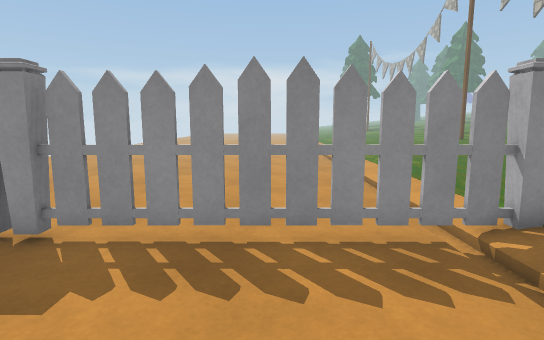
[1] (above)

16 first-person views from a walk through a scene from a Unity 3-D project. The camera is 1.2 m above the floor, tilts 8° down and sees 80° across. The floor is counted in squares, 0.5 m on a side. Each view is taken from the middle of a square. On the plan, view 1 faces up. The plan holds only what a view shows up to about 20 squares ahead; the rest is blank. The place goes on beyond the plan. Some surface patterns are stand-ins.

[2]
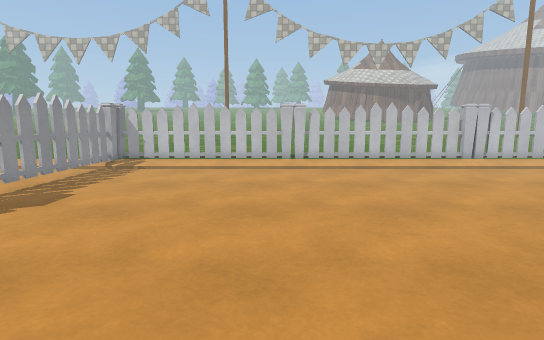

[3]
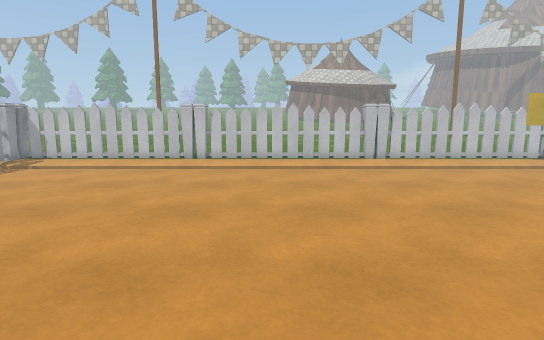

[4]
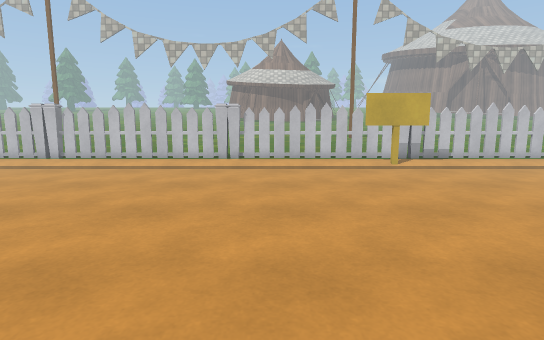

[5]
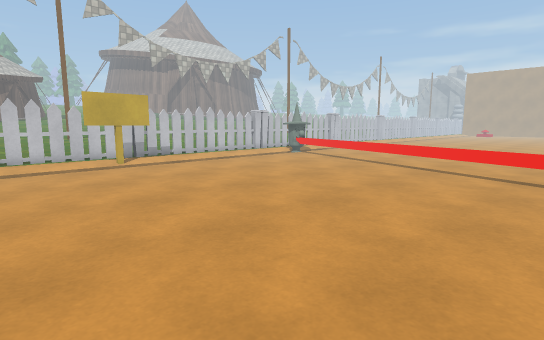

[6]
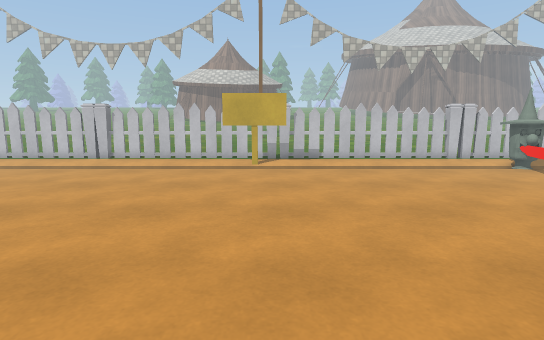

[7]
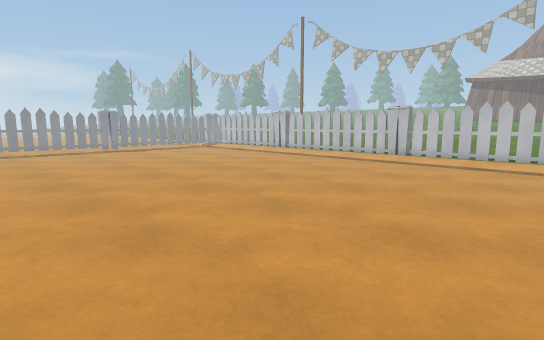

[8]
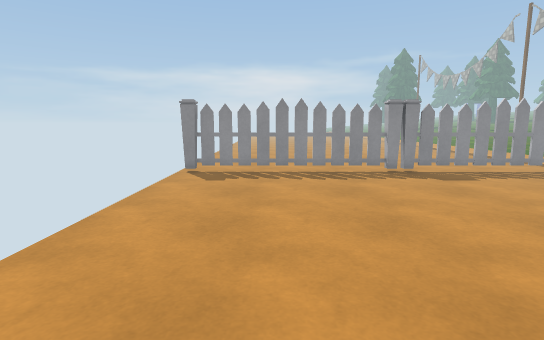

[9]
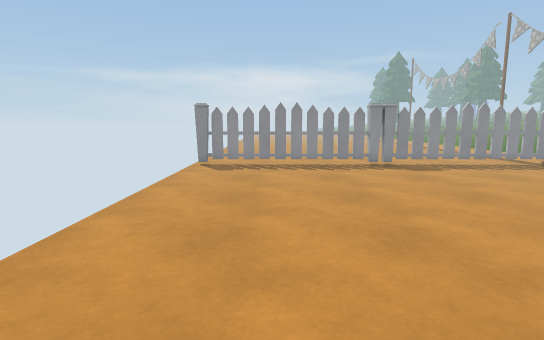

[10]
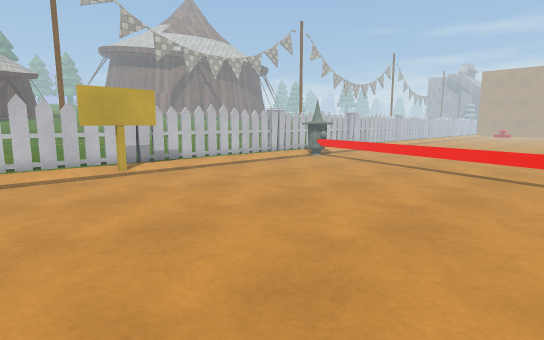

[11]
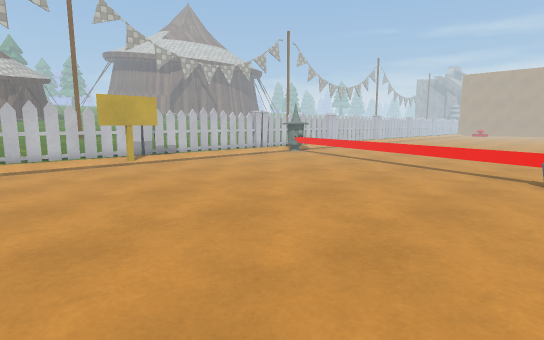

[12]
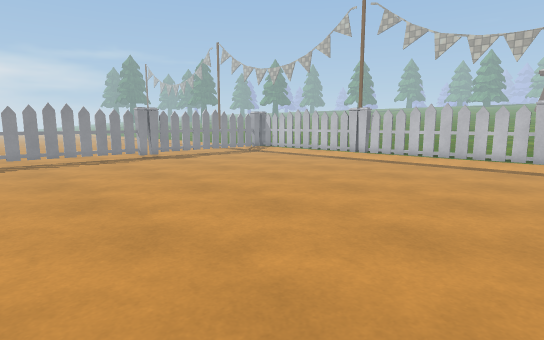

[13]
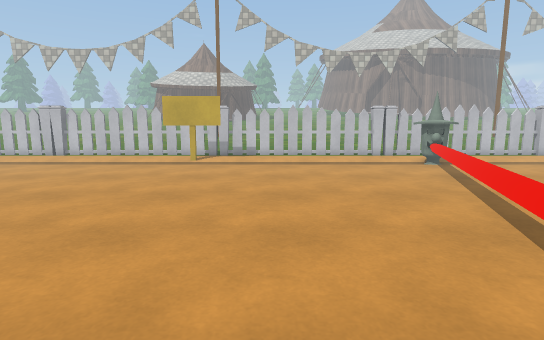

[14]
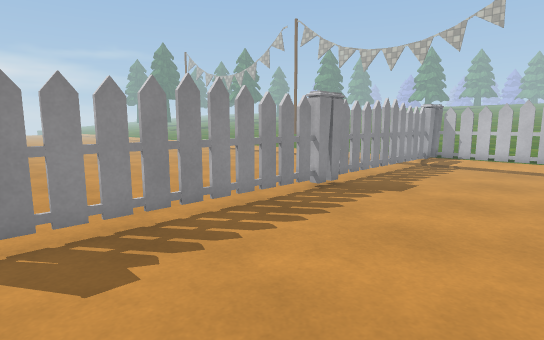

[15]
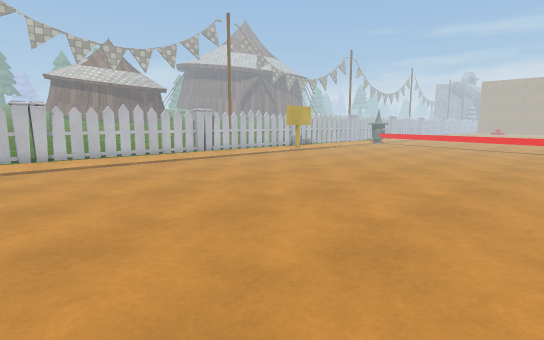

[16]
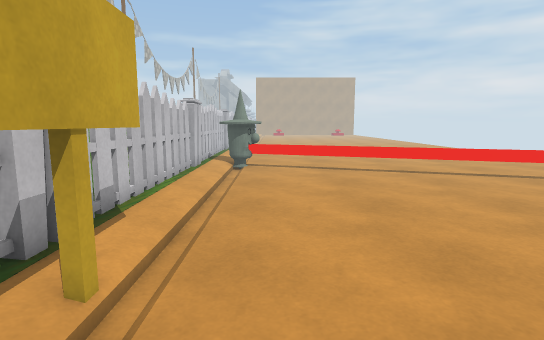

### Floor plan
Key: @ floor where view 1 was taken; # wall or solid block; x gap in a wall; . main floor; : floor 0.25 m higher than the main floor; = window, fence, low wall or low ledge; ^ raised ledge; T thing the floor can be seen under or through; O other object.
Columns run from 16 left of view 1 to 6 right of it. Each row starts with its distance up from view 1.
  7 OOOOOOOOOOOOOOOOOOOOOO
  6 O.........OO.........O#
  5 .....................:x
  4 .....................:x
  3 .....................:x
  2 .....................:x
  1 .....................:x
  0 ................@....:x
 -1 .....................:x
 -2 .....................:x
 -3 .....................:x
 -4 .....................:x
 -5 .....................:x
 -6 .....................:x
 -7 .....................:x
 -8 .....................:x
 -9 .....................:x
-10 .....................:x
-11 .....................:x
-12 .....................:x
-13 .....................:x
-14  ....................:x
-15  ....................:#
-16  ....................:x
-17 .....................:x
-18 .....................:x
-19 .....................:x
-20 .....................:x
-21 .....................:x
-22 .....................:x
-23 .....................:x
-24 ....................T:x
-25 ....................T:x
-26  ...................T:x
-27  ....................:x
-28  ....................:x
-29  ....................:x
-30 .....................:x
-31  ....................:x
-32  ....................:x
-33   =..................:x
-34   =^==...............:x
-35    ==^^==............:x
-36   ... ==^^==.........:x
-37   ...... ==^^=.......:x
-38   ......... ==^==....:x
-39   ............ ==^=^^:#
-40   ..............  =^#^#
-41                    ^^ #

Where each view was taken, in squares from view 1:
view 1: 0 up, 0 right, facing up
view 2: 3 down, 14 left, facing right
view 3: 9 down, 14 left, facing right
view 4: 18 down, 14 left, facing right
view 5: 18 down, 15 left, facing down-right
view 6: 26 down, 14 left, facing right
view 7: 25 down, 16 left, facing up-right
view 8: 10 down, 12 left, facing up
view 9: 13 down, 12 left, facing up
view 10: 19 down, 12 left, facing down-right
view 11: 17 down, 16 left, facing down-right
view 12: 17 down, 16 left, facing up-right
view 13: 30 down, 16 left, facing right
view 14: 1 down, 16 left, facing up-right
view 15: 1 down, 16 left, facing down-right
view 16: 21 down, 2 right, facing down
